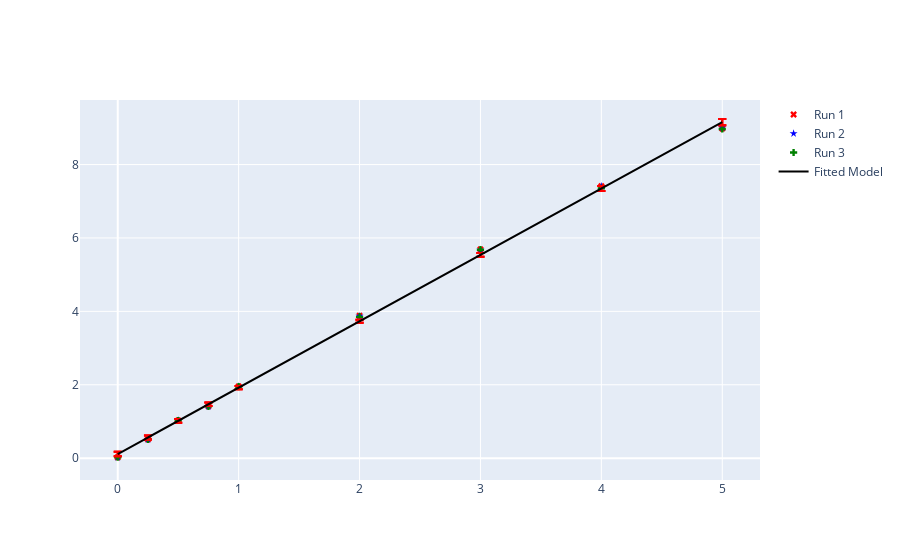

Here is the notebook cell this chart was saved with:
### Code cell
import pandas as pd
import numpy as np
import scipy.stats as stats
import statsmodels.api as sm
import plotly.graph_objects as go
import matplotlib.pyplot as plt

def plot_calibration(fileName):
    # Load data from Excel
    df = pd.read_excel(fileName, sheet_name="Results")
    
    x_from_excel = df["Concentration_(g/L)"]
    y1 = df["Conductivity_A_(mS)"]
    y2 = df["Conductivity_B_(mS)"]
    y3 = df["Conductivity_C_(mS)"]
    
    # Concat y arrays to get all y data, and replicate x_data 3 times so all 
    # y values have the correct corresponding value in x_data
    y_data = np.concatenate([y1,y2,y3])
    # print(x_from_excel)
    x_data = np.tile(x_from_excel,3)
    
    # print(x_data)
    # print(y_data)
    
    # Add a constant term for the intercept so statsmodel
    # can try and find an intercept
    X = sm.add_constant(x_data)
    # print(x_data)
    # print(X)
    
    # Fit the OLS model to the data 
    model = sm.OLS(y_data, X).fit()
    # print(model.summary())
    
    # Confidence intervals for the model parameters
    conf_intervals = model.conf_int()
    # print(conf_intervals)
    
    # Get prediction results
    pred = model.get_prediction(X)
    pred_summary = pred.summary_frame(alpha=0.05)  # 95% confidence intervals
    # print(pred)
    # Extract confidence intervals
    ci_lower = pred_summary['mean_ci_lower']
    ci_upper = pred_summary['mean_ci_upper']
    # print(ci_lower)
    # print(ci_upper)
    
    plt.figure()
    plt.scatter(x_from_excel, y1, marker="x")
    plt.scatter(x_from_excel, y2,marker="*")
    plt.scatter(x_from_excel, y3,marker="+")
    # plt.fill_between(x_from_excel, ci_lower, ci_upper, color='red', alpha=0.3, label='95% CI')
    
    plt.plot(x_data, model.fittedvalues)
    # print(x_from_excel)
    plt.fill_between(x_data, ci_lower, ci_upper, color="red", alpha=0.3, label="95% CI")

    plt.xlabel("Concentration (g/L)")
    plt.ylabel("Conductivity (mS)")
    plt.legend()
    # plt.show()
    
    fig = go.Figure()
    
    # Plot the three runs 
    # fig.add_trace(go.Scatter(x=x_from_excel, y=y1, mode='markers', marker=dict(symbol='x'), name='y1'))
    fig.add_trace(go.Scatter(x=x_from_excel,y=y1, mode="markers", marker=dict(symbol="x", color="red"), name="Run 1"))
    fig.add_trace(go.Scatter(x=x_from_excel,y=y2, mode="markers", marker=dict(symbol="star",color="blue"), name="Run 2"))
    fig.add_trace(go.Scatter(x=x_from_excel,y=y3, mode="markers", marker=dict(symbol="cross",color="green"), name="Run 3"))
    
    # Plot the OLS regression and add error bars
    
    upper_error = ci_upper - model.fittedvalues  # Distance from fit line to upper bound
    lower_error = model.fittedvalues - ci_lower  # Distance from fit line to lower bound

    fig.add_trace(go.Scatter(
        x=x_data, 
        y=model.fittedvalues, 
        mode='lines', 
        name='Fitted Model',
        line=dict(color="black"),
        error_y=dict(
            type='data',
            symmetric=False,  # Allow different upper and lower errors
            array=upper_error,  # Upper error bound
            arrayminus=lower_error,  # Lower error bound
            visible=True,
            color="black"
        )
    ))
    

    # Plot the confidence intervals 
    # fig.add_trace(go.Scatter(x=x_data, y=ci_upper, fill=None, mode='lines', line=dict(color='red'), showlegend=False))
    # fig.add_trace(go.Scatter(x=x_data, y=ci_lower, fill='tonexty', mode='lines', line=dict(color='red'), fillcolor='rgba(255, 0, 0, 0.3)', name='95% CI'))

    
    fig.show()
    
    
    

   

plot_calibration("RO_Week_1_Data.xlsx")
# plot_calibration("RO_Week_2_Data.xlsx")

### Figure 1 — Plotly figure (JSON) as saved in the notebook; plotly's stock layout.template omitted (floating-point values rounded to 4 significant figures)
{"data": [{"marker": {"color": "red", "symbol": "x"}, "mode": "markers", "name": "Run 1", "type": "scatter", "x": [0.25, 0.5, 0.75, 1.0, 2.0, 3.0, 4.0, 5.0, 0.0], "y": [0.5152, 1.03, 1.415, 1.957, 3.88, 5.69, 7.41, 8.98, 0.025]}, {"marker": {"color": "blue", "symbol": "star"}, "mode": "markers", "name": "Run 2", "type": "scatter", "x": [0.25, 0.5, 0.75, 1.0, 2.0, 3.0, 4.0, 5.0, 0.0], "y": [0.5142, 1.027, 1.413, 1.953, 3.87, 5.67, 7.41, 9.01, 0.0246]}, {"marker": {"color": "green", "symbol": "cross"}, "mode": "markers", "name": "Run 3", "type": "scatter", "x": [0.25, 0.5, 0.75, 1.0, 2.0, 3.0, 4.0, 5.0, 0.0], "y": [0.514, 1.026, 1.41, 1.949, 3.85, 5.68, 7.35, 8.97, 0.0246]}, {"error_y": {"array": [0.05491, 0.05104, 0.04759, 0.04466, 0.04024, 0.04868, 0.06517, 0.08515, 0.05913, 0.05491, 0.05104, 0.04759, 0.04466, 0.04024, 0.04868, 0.06517, 0.08515, 0.05913, 0.05491, 0.05104, 0.04759, 0.04466, 0.04024, 0.04868, 0.06517, 0.08515, 0.05913], "arrayminus": [0.05491, 0.05104, 0.04759, 0.04466, 0.04024, 0.04868, 0.06517, 0.08515, 0.05913, 0.05491, 0.05104, 0.04759, 0.04466, 0.04024, 0.04868, 0.06517, 0.08515, 0.05913, 0.05491, 0.05104, 0.04759, 0.04466, 0.04024, 0.04868, 0.06517, 0.08515, 0.05913], "color": "red", "symmetric": false, "type": "data", "visible": true}, "line": {"color": "black"}, "mode": "lines", "name": "Fitted Model", "type": "scatter", "x": [0.25, 0.5, 0.75, 1.0, 2.0, 3.0, 4.0, 5.0, 0.0, 0.25, 0.5, 0.75, 1.0, 2.0, 3.0, 4.0, 5.0, 0.0, 0.25, 0.5, 0.75, 1.0, 2.0, 3.0, 4.0, 5.0, 0.0], "y": [0.5644, 1.017, 1.469, 1.921, 3.73, 5.539, 7.348, 9.157, 0.1122, 0.5644, 1.017, 1.469, 1.921, 3.73, 5.539, 7.348, 9.157, 0.1122, 0.5644, 1.017, 1.469, 1.921, 3.73, 5.539, 7.348, 9.157, 0.1122]}], "layout": {}}
